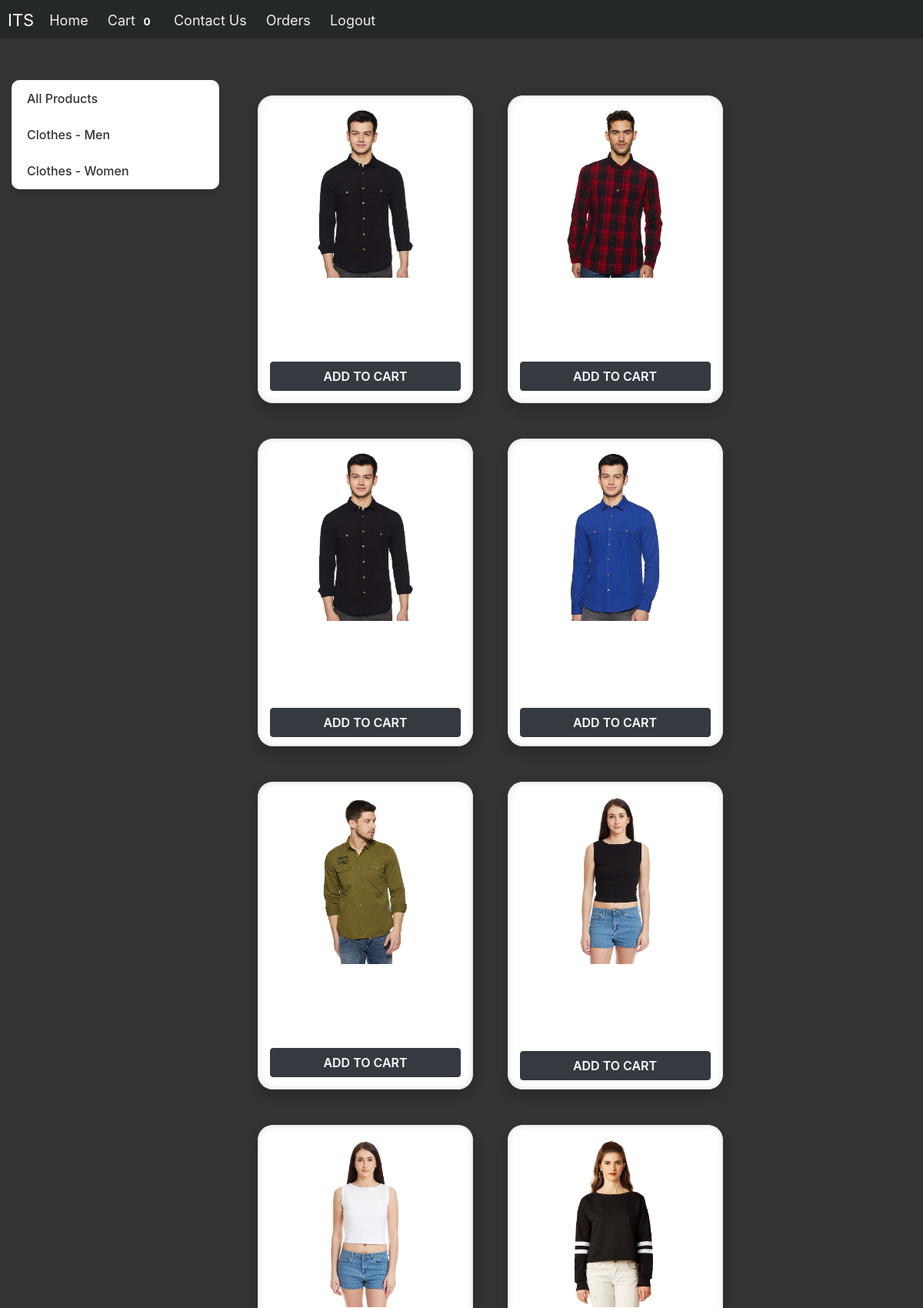
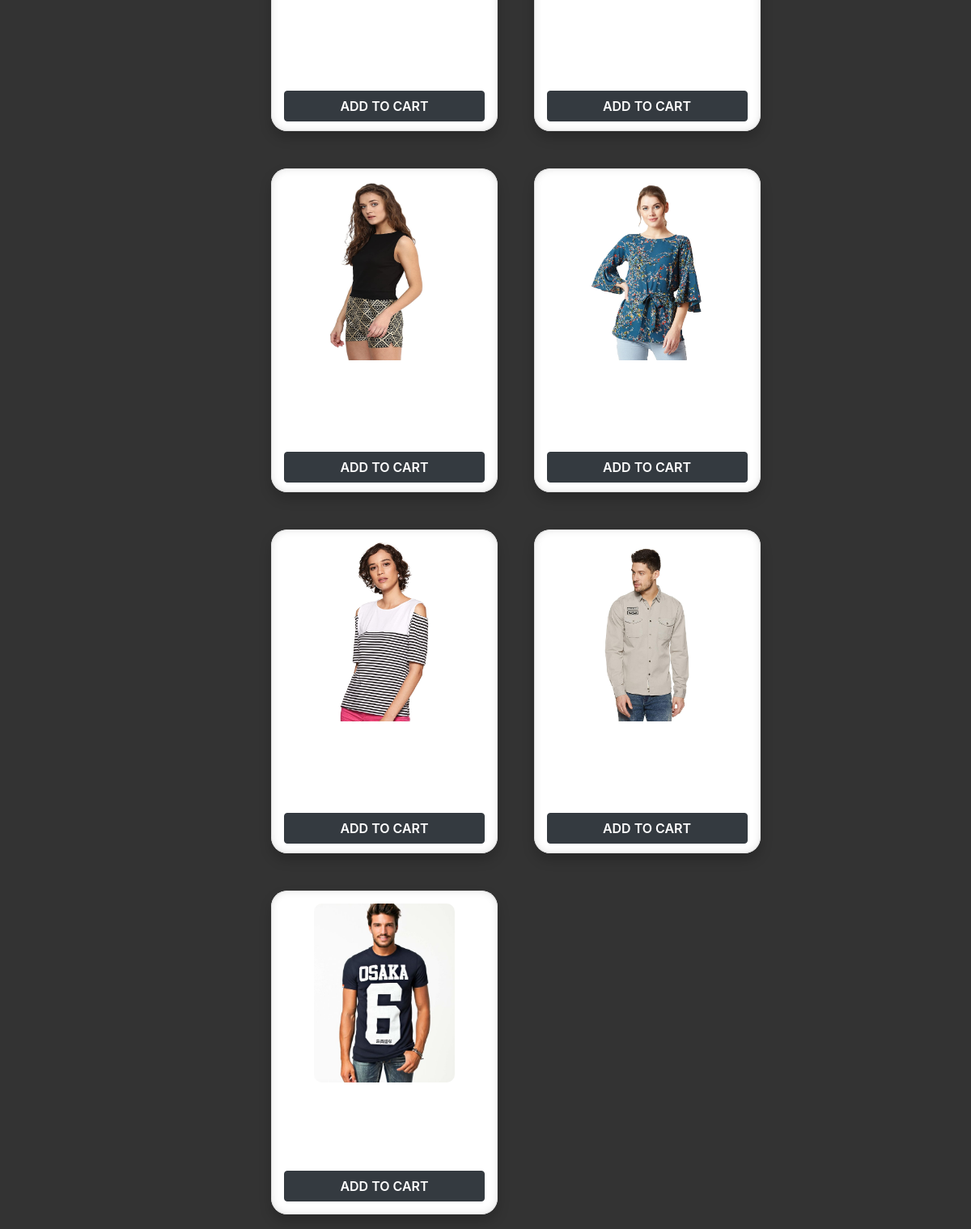
The page /store (signed in, upper part) on the database its author committed (2 pictures, top to bottom).
### store/models/category.py (models this page shows, shortened)
class Category(models.Model):
    name = models.CharField(max_length=20)
    @staticmethod
    def get_all_categories():
        return Category.objects.all()

### store/models/product.py (models this page shows, shortened)
class Product(models.Model):
    name = models.CharField(max_length=50)
    price = models.IntegerField(default=0)
    category = models.ForeignKey(Category, on_delete=models.CASCADE, default=1)
    description = models.CharField(max_length=200, default='' , null=True , blank=True)
    image = models.ImageField(upload_to='uploads/products/')
    @staticmethod
    def get_all_products():
        return Product.objects.all()

### store/views/home.py (the view)
# urls.py: path('' , include('store.urls'))
def store(request):
    cart = request.session.get('cart')
    if not cart:
        request.session['cart'] = {}
    products = None
    categories = Category.get_all_categories()
    categoryID = request.GET.get('category')
    if categoryID:
        products = Product.get_all_products_by_categoryid(categoryID)
    else:
        products = Product.get_all_products();
    data = {}
    data['products'] = products
    data['categories'] = categories
    print('you are : ', request.session.get('email'))
    return render(request, 'index.html', data)

### store/templatetags/cart.py (called while the page is built)
@register.filter(name='is_in_cart')
def is_in_cart(product  , cart):
    keys = cart.keys()
    for id in keys:
        if int(id) == product.id:
            return True
    return False;

### store/templates/index.html (shortened to what this page needs)
{% extends 'base.html' %} {% block content %} {% load cart %} {% load
custom_filter %}
<div class="container-fluid mt-custom">
  <div class="row">
    <div class="col-lg-3 mx-auto">
      <div class="list-group">
        <a href="/" class="list-group-item">All Products</a>
        {% for category in categories %}
        <a href="/?category={{ category.id }}" class="list-group-item"
          >{{ category.name }}</a
        >
        {% endfor %}
      </div>
    </div>
    <div id="products" class="col-lg-9 mx-auto">
      {% for product in products %}
      <div class="cardBox">
        <div class="card" id="{{ product.id }}">
          <img
            class="card-img-top"
            src="{{ product.image.url }}"
            alt="{{ product.name }}"
          />
          <div class="card-footer">
            {% if product|is_in_cart:request.session.cart %}
            <div class="row no-gutters">
              <form action="/#{{ product.id }}" class="col-2" method="post">
                {% csrf_token %}
                <input
                  hidden
                  type="text"
                  name="product"
                  value="{{ product.id }}"
                />
                <input hidden type="text" name="remove" value="True" />
                <input type="submit" value=" - " class="btn btn-light" />
              </form>
              <div class="col text-center">
                {{ product|cart_quantity:request.session.cart }} in Cart
              </div>
              <form action="/#{{ product.id }}" class="col-2" method="post">
                {% csrf_token %}
                <input
                  hidden
                  type="text"
                  name="product"
                  value="{{ product.id }}"
                />
                <input type="submit" value=" + " class="btn btn-light" />
              </form>
            </div>
            {% else %}
            <form action="/#{{ product.id }}" method="POST">
              <input
                type="submit"
                class="btn btn-dark w-100"
                value="Add To Cart"
              />
            </form>
            {% endif %}
          </div>
        </div>
      </div>
      {% endfor %}
    </div>
  </div>
</div>
{% endblock %}

### store/templates/base.html (style rules this page uses)
* { margin:0px; padding:0px; box-sizing: border-box; }
html { height: 100%; width: 100%; }

### store/templates/index.html (style rules this page uses)
.mt-custom { margin-top: 5rem; }
.list-group { border-radius: 10px; overflow: hidden; box-shadow: 0 4px 6px rgba(0, 0, 0, 0.1); }
.list-group-item { background-color: #fff; border: none; color: #333; font-weight: 500; transition: background-color 0.3s ease, color 0.3s ease; }
.cardBox { width: 280px; height: 400px; position: relative; display: inline-block; margin: 20px; border-radius: 20px; overflow: hidden; box-shadow: 0 8px 15px rgba(0, 0, 0, 0.2); background: linear-gradient(145deg, #ffffff, #f0f0f0); transition: transform 0.3s ease-in-out, box-shadow 0.3s ease-in-out; }
.card { width: 100%; height: 100%; text-align: center; padding: 15px; display: flex; flex-direction: column; justify-content: space-between; border-radius: 20px; background: white; box-shadow: inset 0 0 10px rgba(0, 0, 0, 0.1); }
.card img { width: 70%; height: 60%; margin: 0 auto; border-radius: 10px; }
.card-footer { background: none; padding: 0; border-top: none; }
.card-footer form { margin: 0 auto; }
.btn { font-weight: 600; text-transform: uppercase; }
.container-fluid { display: flex; flex-wrap: wrap; justify-content: center; gap: 20px; }

### rows shown on the page
Category: name "Clothes - Men"
Category: name "Clothes - Women"
Product: image (picture)
Product: image (picture)
Product: image (picture)
Product: image (picture)
Product: image (picture)
Product: image (picture)
Product: image (picture)
Product: image (picture)
Product: image (picture)
Product: image (picture)
Product: image (picture)
Product: image (picture)
Product: image (picture)

### other values the page prints
{{ request.session.cart.keys|length }} "0"
